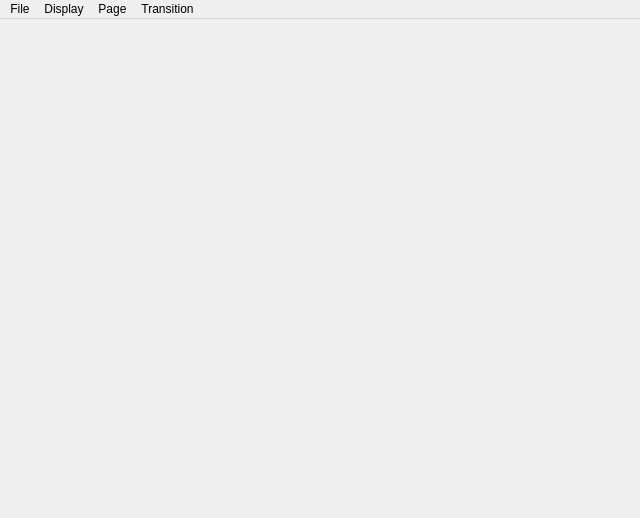
<?xml version="1.0" encoding="UTF-8"?>
<ui version="4.0">
 <class>TestWindow</class>
 <widget class="QMainWindow" name="TestWindow">
  <property name="geometry">
   <rect>
    <x>0</x>
    <y>0</y>
    <width>640</width>
    <height>518</height>
   </rect>
  </property>
  <property name="sizePolicy">
   <sizepolicy hsizetype="Fixed" vsizetype="Fixed">
    <horstretch>0</horstretch>
    <verstretch>0</verstretch>
   </sizepolicy>
  </property>
  <property name="windowTitle">
   <string>Solstice Tester</string>
  </property>
  <property name="animated">
   <bool>true</bool>
  </property>
  <widget class="QWidget" name="centralWidget">
   <property name="enabled">
    <bool>true</bool>
   </property>
   <property name="minimumSize">
    <size>
     <width>640</width>
     <height>480</height>
    </size>
   </property>
   <property name="maximumSize">
    <size>
     <width>640</width>
     <height>480</height>
    </size>
   </property>
  </widget>
  <widget class="QMenuBar" name="menuBar">
   <property name="geometry">
    <rect>
     <x>0</x>
     <y>0</y>
     <width>640</width>
     <height>20</height>
    </rect>
   </property>
   <widget class="QMenu" name="menuFile">
    <property name="title">
     <string>File</string>
    </property>
    <addaction name="actionOpen"/>
    <addaction name="actionReload"/>
    <addaction name="separator"/>
    <addaction name="actionExit"/>
   </widget>
   <widget class="QMenu" name="menuDisplay">
    <property name="title">
     <string>Display</string>
    </property>
    <addaction name="action640x480"/>
    <addaction name="action800x600"/>
    <addaction name="action1024x768"/>
    <addaction name="separator"/>
    <addaction name="actionCustom"/>
   </widget>
   <widget class="QMenu" name="menuPage">
    <property name="title">
     <string>Page</string>
    </property>
   </widget>
   <widget class="QMenu" name="menuTransition">
    <property name="title">
     <string>Transition</string>
    </property>
   </widget>
   <addaction name="menuFile"/>
   <addaction name="menuDisplay"/>
   <addaction name="menuPage"/>
   <addaction name="menuTransition"/>
  </widget>
  <widget class="QStatusBar" name="statusBar">
   <property name="sizeGripEnabled">
    <bool>false</bool>
   </property>
  </widget>
  <action name="actionOpen">
   <property name="text">
    <string>Open...</string>
   </property>
  </action>
  <action name="actionExit">
   <property name="text">
    <string>Exit</string>
   </property>
  </action>
  <action name="action640x480">
   <property name="text">
    <string>640x480</string>
   </property>
  </action>
  <action name="action800x600">
   <property name="text">
    <string>800x600</string>
   </property>
  </action>
  <action name="action1024x768">
   <property name="text">
    <string>1024x768</string>
   </property>
  </action>
  <action name="actionCustom">
   <property name="text">
    <string>Custom...</string>
   </property>
  </action>
  <action name="actionNone">
   <property name="checkable">
    <bool>true</bool>
   </property>
   <property name="checked">
    <bool>true</bool>
   </property>
   <property name="text">
    <string>None</string>
   </property>
  </action>
  <action name="actionNone_2">
   <property name="checkable">
    <bool>true</bool>
   </property>
   <property name="checked">
    <bool>true</bool>
   </property>
   <property name="text">
    <string>None</string>
   </property>
  </action>
  <action name="actionReload">
   <property name="text">
    <string>Reload</string>
   </property>
   <property name="shortcut">
    <string>Ctrl+R</string>
   </property>
  </action>
 </widget>
 <layoutdefault spacing="6" margin="11"/>
 <resources>
  <include location="test.qrc"/>
 </resources>
 <connections>
  <connection>
   <sender>actionOpen</sender>
   <signal>triggered()</signal>
   <receiver>TestWindow</receiver>
   <slot>open()</slot>
   <hints>
    <hint type="sourcelabel">
     <x>-1</x>
     <y>-1</y>
    </hint>
    <hint type="destinationlabel">
     <x>12</x>
     <y>44</y>
    </hint>
   </hints>
  </connection>
  <connection>
   <sender>actionExit</sender>
   <signal>triggered()</signal>
   <receiver>TestWindow</receiver>
   <slot>close()</slot>
   <hints>
    <hint type="sourcelabel">
     <x>-1</x>
     <y>-1</y>
    </hint>
    <hint type="destinationlabel">
     <x>60</x>
     <y>74</y>
    </hint>
   </hints>
  </connection>
  <connection>
   <sender>action640x480</sender>
   <signal>triggered()</signal>
   <receiver>TestWindow</receiver>
   <slot>setSize640x480()</slot>
   <hints>
    <hint type="sourcelabel">
     <x>-1</x>
     <y>-1</y>
    </hint>
    <hint type="destinationlabel">
     <x>54</x>
     <y>70</y>
    </hint>
   </hints>
  </connection>
  <connection>
   <sender>action800x600</sender>
   <signal>triggered()</signal>
   <receiver>TestWindow</receiver>
   <slot>setSize800x600()</slot>
   <hints>
    <hint type="sourcelabel">
     <x>-1</x>
     <y>-1</y>
    </hint>
    <hint type="destinationlabel">
     <x>227</x>
     <y>86</y>
    </hint>
   </hints>
  </connection>
  <connection>
   <sender>action1024x768</sender>
   <signal>triggered()</signal>
   <receiver>TestWindow</receiver>
   <slot>setSize1024x768()</slot>
   <hints>
    <hint type="sourcelabel">
     <x>-1</x>
     <y>-1</y>
    </hint>
    <hint type="destinationlabel">
     <x>196</x>
     <y>79</y>
    </hint>
   </hints>
  </connection>
  <connection>
   <sender>actionCustom</sender>
   <signal>triggered()</signal>
   <receiver>TestWindow</receiver>
   <slot>setSizeCustom()</slot>
   <hints>
    <hint type="sourcelabel">
     <x>-1</x>
     <y>-1</y>
    </hint>
    <hint type="destinationlabel">
     <x>472</x>
     <y>96</y>
    </hint>
   </hints>
  </connection>
  <connection>
   <sender>actionReload</sender>
   <signal>triggered()</signal>
   <receiver>TestWindow</receiver>
   <slot>reload()</slot>
   <hints>
    <hint type="sourcelabel">
     <x>-1</x>
     <y>-1</y>
    </hint>
    <hint type="destinationlabel">
     <x>319</x>
     <y>258</y>
    </hint>
   </hints>
  </connection>
 </connections>
 <slots>
  <slot>open()</slot>
  <slot>setSize640x480()</slot>
  <slot>setSize800x600()</slot>
  <slot>setSize1024x768()</slot>
  <slot>setSizeCustom()</slot>
  <slot>setSize(int,int)</slot>
  <slot>reload()</slot>
 </slots>
</ui>
